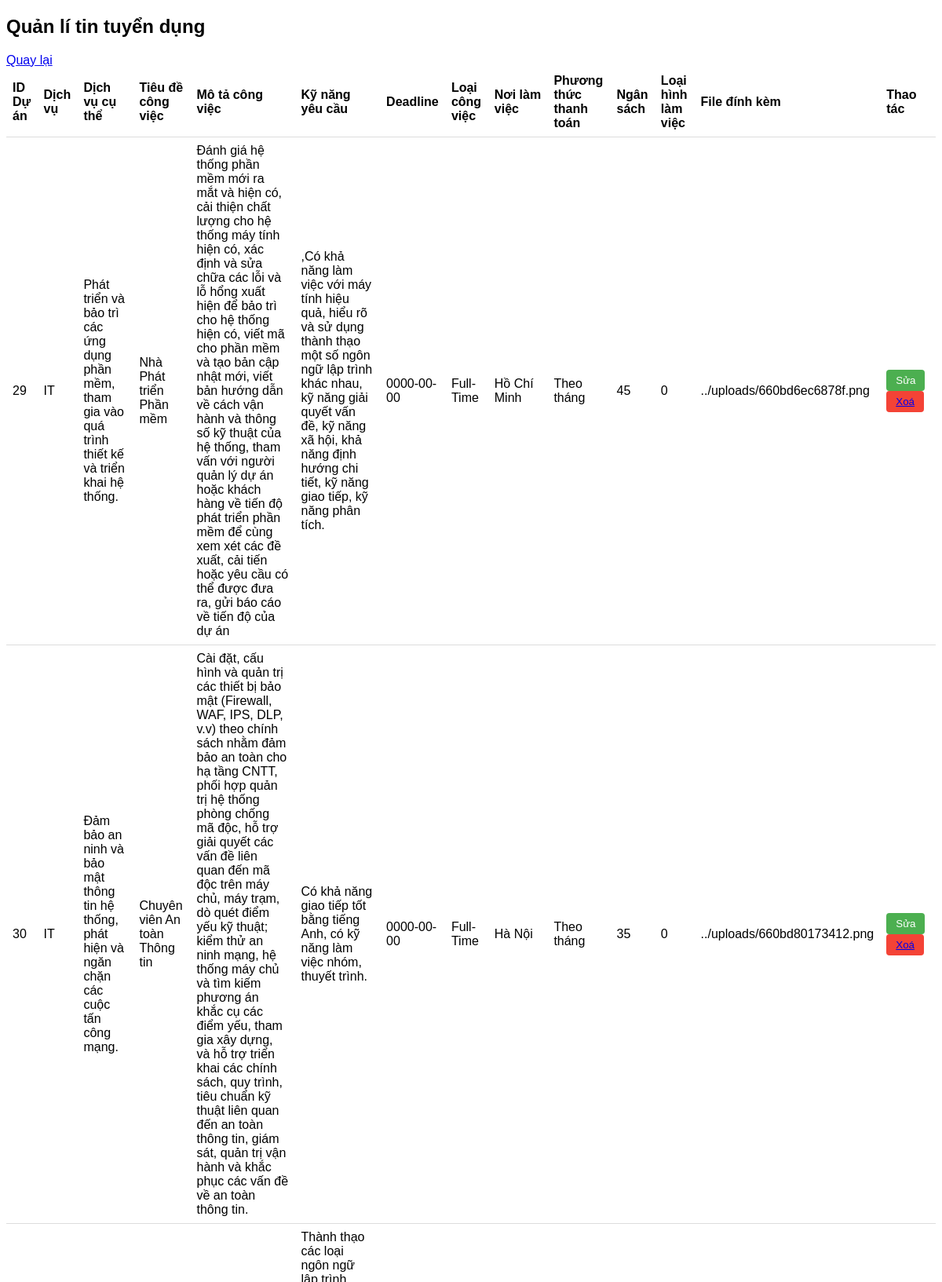
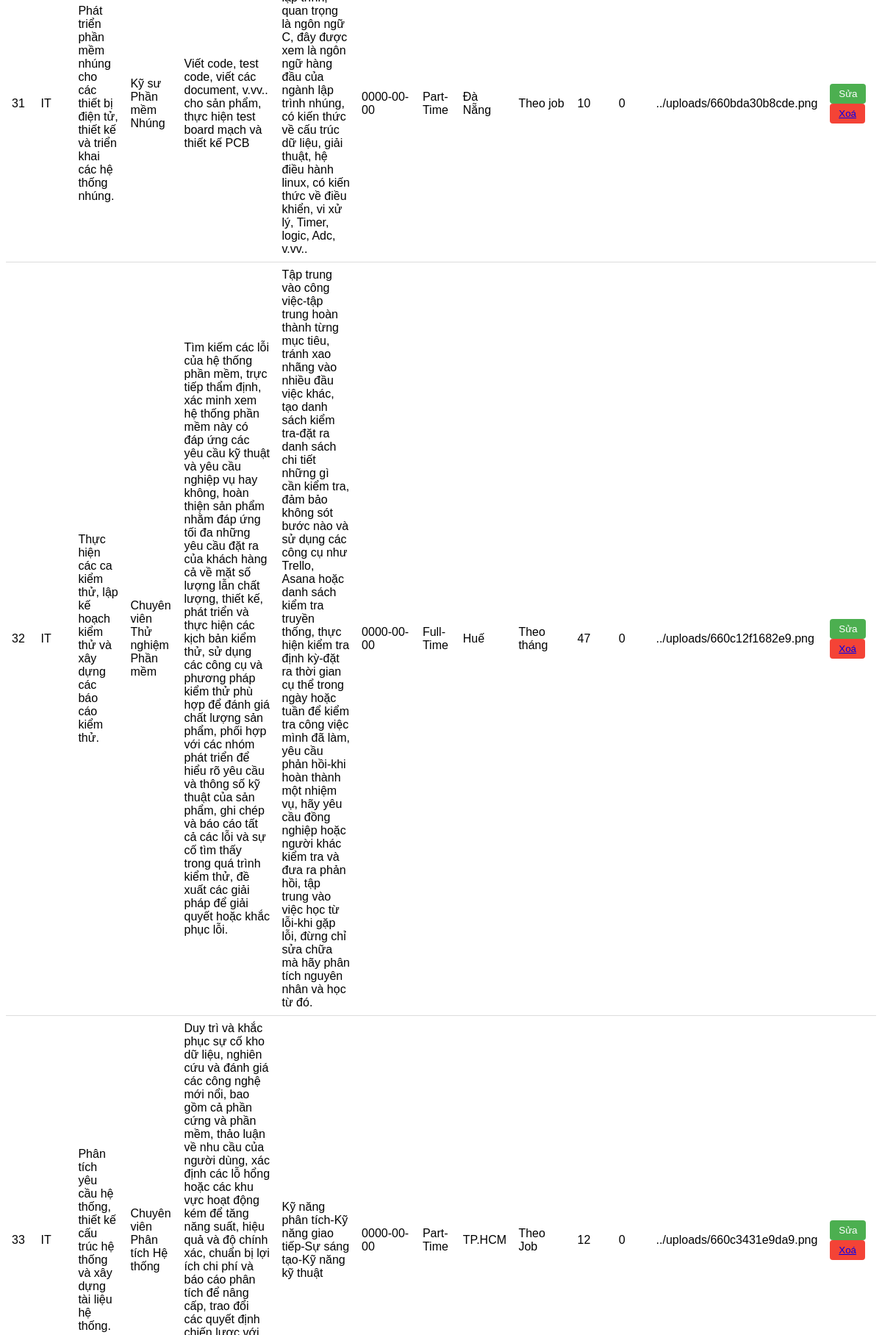
The page /admin/trangqlbv.php (upper part) on the database its author committed (2 pictures, top to bottom).
### tables this page shows
CREATE TABLE `project` (
  `id_project` int(255) NOT NULL,
  `user_id` int(255) NOT NULL,
  `service` varchar(50) NOT NULL,
  `specific_service` varchar(1000) NOT NULL,
  `job_title` varchar(100) NOT NULL,
  `job_description` varchar(1000) NOT NULL,
  `required_skills` varchar(1000) NOT NULL,
  `deadline` date NOT NULL,
  `work_type` varchar(100) NOT NULL,
  `workplace` varchar(150) NOT NULL,
  `payment_method` varchar(50) NOT NULL,
  `budget` float NOT NULL,
  `employment_type` tinyint(1) NOT NULL,
  `attached_file` varchar(50) NOT NULL
);

### admin/trangqlbv.php (the view, shortened to what this page needs)
<!DOCTYPE html>
<html lang="en">
<head>
</head>
<body>
    <h2>Quản lí tin tuyển dụng</h2>
    <a href="trangadmin.html">Quay lại</a>
    <table>
        <tr>
            <th>ID Dự án</th>
            <th>Dịch vụ</th>
            <th>Dịch vụ cụ thể</th>
            <th>Tiêu đề công việc</th>
            <th>Mô tả công việc</th>
            <th>Kỹ năng yêu cầu</th>
            <th>Deadline</th>
            <th>Loại công việc</th>
            <th>Nơi làm việc</th>
            <th>Phương thức thanh toán</th>
            <th>Ngân sách</th>
            <th>Loại hình làm việc</th>
            <th>File đính kèm</th>
            <th>Thao tác</th>
        </tr>
        <?php
        $conn = mysqli_connect("localhost", "root", "", "dacsn-n12");
        $sql = "SELECT * FROM project";
        $result = mysqli_query($conn, $sql);
        if (mysqli_num_rows($result) > 0) {
            while($row = mysqli_fetch_assoc($result)) {
                echo "<tr>";
                echo "<td>".$row["id_project"]."</td>";
                echo "<td>".$row["service"]."</td>";
                echo "<td>".$row["specific_service"]."</td>";
                echo "<td>".$row["job_title"]."</td>";
                echo "<td>".$row["job_description"]."</td>";
                echo "<td>".$row["required_skills"]."</td>";
                echo "<td>".$row["deadline"]."</td>";
                echo "<td>".$row["work_type"]."</td>";
                echo "<td>".$row["workplace"]."</td>";
                echo "<td>".$row["payment_method"]."</td>";
                echo "<td>".$row["budget"]."</td>";
                echo "<td>".$row["employment_type"]."</td>";
                echo "<td>".$row["attached_file"]."</td>";
                echo "<td>";
                echo "<button class='edit-btn' onclick='openEditForm(".$row["id_project"].")'>Sửa</button>";
                echo "<button class='delete-btn'><a href='trangsuatin.php?id_project=".$row["id_project"]."' onclick='return confirm(\"Bạn có chắc chắn muốn xoá dự án này không?\")'>Xoá</a></button>";
                echo "</td>";
                echo "</tr>";
            }
        } else {
            echo "<tr><td colspan='14'>0 kết quả</td></tr>";
        }
        ?>
    </table>
</body>
</html>

### admin/trangqlbv.php (style rules this page uses)
body { font-family: Arial, sans-serif; }
table { width: 100%; border-collapse: collapse; }
th, td { padding: 8px; text-align: left; border-bottom: 1px solid #ddd; }
.edit-btn, .delete-btn { padding: 6px 12px; border: none; border-radius: 4px; cursor: pointer; }
.edit-btn { background-color: #4CAF50; color: white; margin-right: 5px; }
.delete-btn { background-color: #f44336; color: white; }

### rows shown on the page
project: id_project "29", service "IT", specific_service "Phát triển và bảo trì các ứng dụng phần mềm, tham gia vào quá trình thiết kế và triển khai hệ thống.", job_title "Nhà Phát triển Phần mềm", job_description "Đánh giá hệ thống phần mềm mới ra mắt và hiện có, cải thiện chất lượng cho hệ thống máy tính hiện có, xác định và sửa chữa các lỗi và lỗ hổng xuất hiện để bảo trì cho hệ thống hiện có, viết mã cho phần mềm và tạo bản cập nhật mới, viết bản hướng dẫn về cách vận hành và thông số kỹ thuật của hệ thống, tham vấn với người quản lý dự án hoặc khách hàng về tiến độ phát triển phần mềm để cùng xem xét các đề xuất, cải tiến hoặc yêu cầu có thể được đưa ra, gửi báo cáo về tiến độ của dự án", required_skills ",Có khả năng làm việc với máy tính hiệu quả, hiểu rõ và sử dụng thành thạo một số ngôn ngữ lập trình khác nhau, kỹ năng giải quyết vấn đề, kỹ năng xã hội, khả năng định hướng chi tiết, kỹ năng giao tiếp, kỹ năng phân tích.", deadline "0000-00-00", work_type "Full-Time", workplace "Hồ Chí Minh", payment_method "Theo tháng", budget "45", employment_type "0", attached_file "../uploads/660bd6ec6878f.png"
project: id_project "30", service "IT", specific_service "Đảm bảo an ninh và bảo mật thông tin hệ thống, phát hiện và ngăn chặn các cuộc tấn công mạng.", job_title "Chuyên viên An toàn Thông tin", job_description "Cài đặt, cấu hình và quản trị các thiết bị bảo mật (Firewall, WAF, IPS, DLP, v.v) theo chính sách nhằm đảm bảo an toàn cho hạ tầng CNTT, phối hợp quản trị hệ thống phòng chống mã độc, hỗ trợ giải quyết các vấn đề liên quan đến mã độc trên máy chủ, máy trạm, dò quét điểm yếu kỹ thuật; kiểm thử an ninh mạng, hệ thống máy chủ và tìm kiếm phương án khắc cụ các điểm yếu, tham gia xây dựng, và hỗ trợ triển khai các chính sách, quy trình, tiêu chuẩn kỹ thuật liên quan đến an toàn thông tin, giám sát, quản trị vận hành và khắc phục các vấn đề về an toàn thông tin.", required_skills "Có khả năng giao tiếp tốt bằng tiếng Anh, có kỹ năng làm việc nhóm, thuyết trình.", deadline "0000-00-00", work_type "Full-Time", workplace "Hà Nội", payment_method "Theo tháng", budget "35", employment_type "0", attached_file "../uploads/660bd80173412.png"
project: id_project "31", service "IT", specific_service "Phát triển phần mềm nhúng cho các thiết bị điện tử, thiết kế và triển khai các hệ thống nhúng.", job_title "Kỹ sư Phần mềm Nhúng", job_description "Viết code, test code, viết các document, v.vv.. cho sản phẩm, thực hiện test board mạch và thiết kế PCB", required_skills "Thành thạo các loại ngôn ngữ lập trình, quan trọng là ngôn ngữ C, đây được xem là ngôn ngữ hàng đầu của ngành lập trình nhúng, có kiến thức về cấu trúc dữ liệu, giải thuật, hệ điều hành linux, có kiến thức về điều khiển, vi xử lý, Timer, logic, Adc, v.vv..", deadline "0000-00-00", work_type "Part-Time", workplace "Đà Nẵng", payment_method "Theo job", budget "10", employment_type "0", attached_file "../uploads/660bda30b8cde.png"
project: id_project "32", service "IT", specific_service "Thực hiện các ca kiểm thử, lập kế hoạch kiểm thử và xây dựng các báo cáo kiểm thử.", job_title "Chuyên viên Thử nghiệm Phần mềm", job_description "Tìm kiếm các lỗi của hệ thống phần mềm, trực tiếp thẩm định, xác minh xem hệ thống phần mềm này có đáp ứng các yêu cầu kỹ thuật và yêu cầu nghiệp vụ hay không, hoàn thiện sản phẩm nhằm đáp ứng tối đa những yêu cầu đặt ra của khách hàng cả về mặt số lượng lẫn chất lượng, thiết kế, phát triển và thực hiện các kịch bản kiểm thử, sử dụng các công cụ và phương pháp kiểm thử phù hợp để đánh giá chất lượng sản phẩm, phối hợp với các nhóm phát triển để hiểu rõ yêu cầu và thông số kỹ thuật của sản phẩm, ghi chép và báo cáo tất cả các lỗi và sự cố tìm thấy trong quá trình kiểm thử, đề xuất các giải pháp để giải quyết hoặc khắc phục lỗi.", required_skills "Tập trung vào công việc-tập trung hoàn thành từng mục tiêu, tránh xao nhãng vào nhiều đầu việc khác, tạo danh sách kiểm tra-đặt ra danh sách chi tiết những gì cần kiểm tra, đảm bảo không sót bước nào và sử dụng các công cụ như Trello, Asana hoặc danh sách kiểm tra truyền thống, thực hiện kiểm tra định kỳ-đặt ra thời gian cụ thể trong ngày hoặc tuần để kiểm tra công việc mình đã làm, yêu cầu phản hồi-khi hoàn thành một nhiệm vụ, hãy yêu cầu đồng nghiệp hoặc người khác kiểm tra và đưa ra phản hồi, tập trung vào việc học từ lỗi-khi gặp lỗi, đừng chỉ sửa chữa mà hãy phân tích nguyên nhân và học từ đó.", deadline "0000-00-00", work_type "Full-Time", workplace "Huế", payment_method "Theo tháng", budget "47", employment_type "0", attached_file "../uploads/660c12f1682e9.png"
project: id_project "33", service "IT", specific_service "Phân tích yêu cầu hệ thống, thiết kế cấu trúc hệ thống và xây dựng tài liệu hệ thống.", job_title "Chuyên viên Phân tích Hệ thống", required_skills "Kỹ năng phân tích-Kỹ năng giao tiếp-Sự sáng tạo-Kỹ năng kỹ thuật", deadline "0000-00-00", work_type "Part-Time", workplace "TP.HCM", payment_method "Theo Job", budget "12", employment_type "0", attached_file "../uploads/660c3431e9da9.png"
